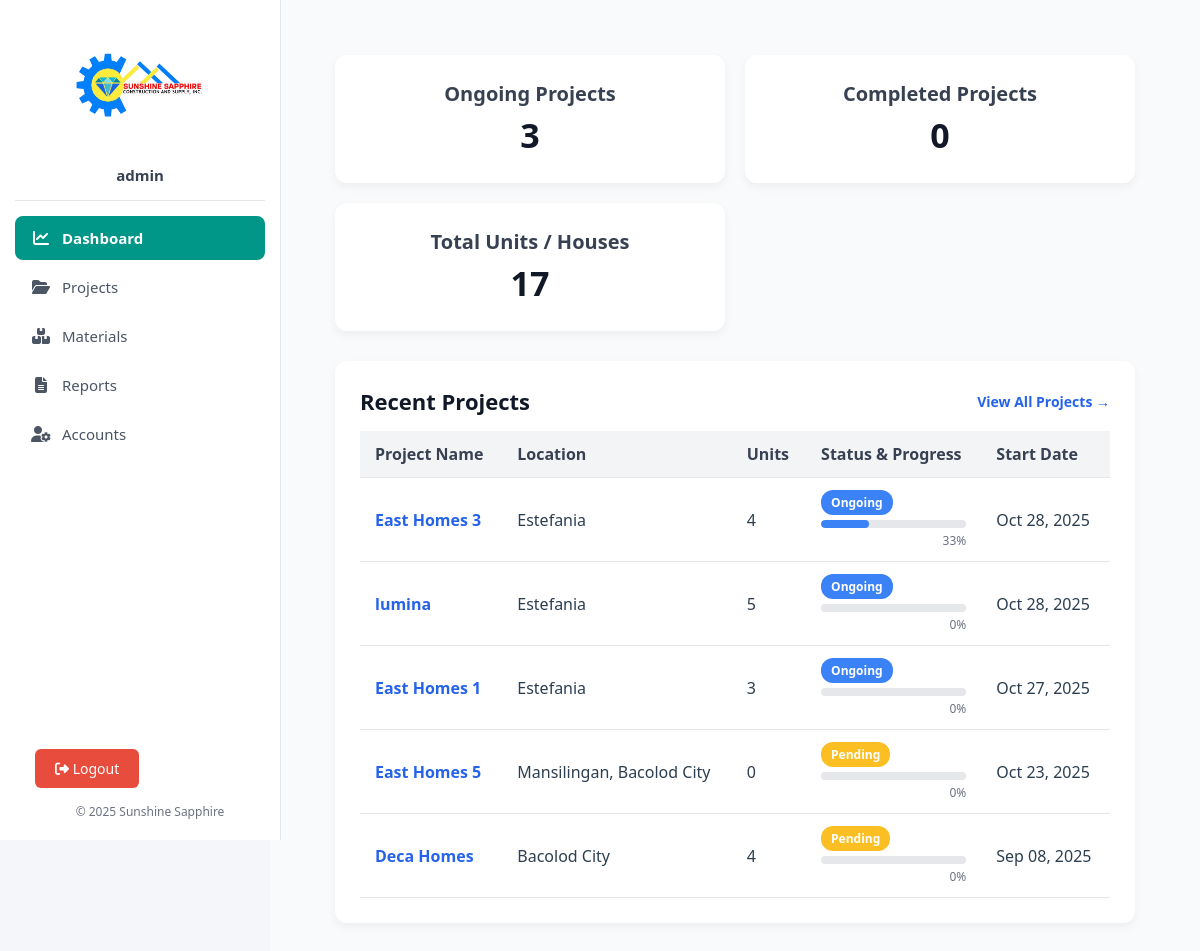
The page /dashboard.php (signed in) on the database as committed earlier.
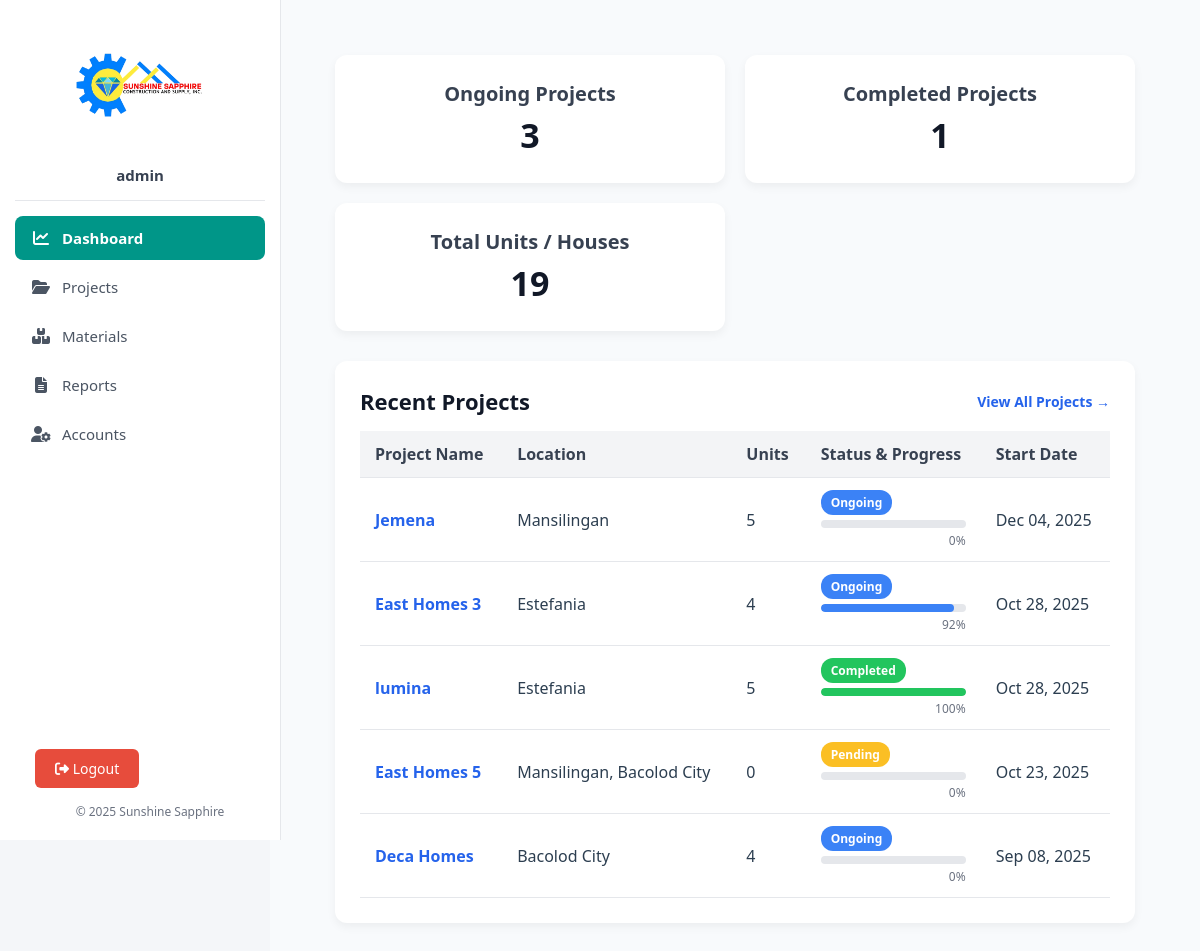
The same page on the database as committed later.
### tables this page shows
CREATE TABLE `projects` (
  `id` int(11) NOT NULL,
  `name` varchar(255) NOT NULL,
  `location` varchar(255) DEFAULT NULL,
  `units` int(11) NOT NULL,
  `progress` int(11) DEFAULT 0,
  `status` enum('Ongoing','Completed','Pending') NOT NULL DEFAULT 'Pending',
  `is_deleted` tinyint(1) DEFAULT 0,
  `deleted_at` datetime DEFAULT NULL,
  `created_at` timestamp NOT NULL DEFAULT current_timestamp(),
  `folder_path` varchar(255) DEFAULT NULL
);

### dashboard.php (the view, shortened to what this page needs)
<?php
require_once __DIR__ . '/includes/db.php';
$total_ongoing = $conn->query("SELECT COUNT(*) AS total FROM projects WHERE status = 'Ongoing'")->fetch_assoc()['total'];
$total_completed = $conn->query("SELECT COUNT(*) AS total FROM projects WHERE projects.status = 'Completed'")->fetch_assoc()['total'];
$total_units = $conn->query("SELECT COUNT(*) AS total FROM project_units")->fetch_assoc()['total'] ?? 0;
$query = "
    SELECT
        p.id,
        p.name,
        p.location,
        p.status,
        p.created_at,
        (SELECT COUNT(*) FROM project_units pu WHERE pu.project_id = p.id) AS unit_count,
        COALESCE((
            SELECT ROUND(AVG(pu.progress))
            FROM project_units pu
            WHERE pu.project_id = p.id
        ), 0) AS progress
    FROM projects p
    ORDER BY p.id DESC
    LIMIT 5
";
$projects = $conn->query($query);
require_once __DIR__ . '/includes/header.php';
?>
<div class="dashboard-container">
    <div class="stats-grid">
        <div class="stat-card">
            <h3>Ongoing Projects</h3>
            <p><?= $total_ongoing ?></p>
        </div>
        <div class="stat-card">
            <h3>Completed Projects</h3>
            <p><?= $total_completed ?></p>
        </div>
        <div class="stat-card">
            <h3>Total Units / Houses</h3>
            <p><?= $total_units ?></p>
        </div>
    </div>
    <div class="table-card">
        <div class="table-header">
            <h3>Recent Projects</h3>
            <a href="uploads/projects.php" class="view-all-link">View All Projects →</a>
        </div>
        <table class="table">
            <thead>
                <tr>
                    <th>Project Name</th>
                    <th>Location</th>
                    <th>Units</th>
                    <th>Status & Progress</th>
                    <th>Start Date</th>
                </tr>
            </thead>
            <tbody>
                <?php if ($projects->num_rows > 0): ?>
                    <?php while ($p = $projects->fetch_assoc()): ?>
                        <?php
                            $progress = intval($p['progress'] ?? 0);
                            $status = $p['status'];
                            if ($progress >= 100) {
                                $status = 'Completed';
                            }
                        ?>
                        <tr>
                            <td>
                                <a href="modules/view_project.php?id=<?= $p['id'] ?>"
                                   style="color:#2563eb;text-decoration:none;font-weight:600;">
                                   <?= htmlspecialchars($p['name']) ?>
                                </a>
                            </td>
                            <td><?= htmlspecialchars($p['location']) ?></td>
                            <td><?= (int)$p['unit_count'] ?></td>
                            <td>
                                <span class="status-badge <?= htmlspecialchars($status) ?>">
                                    <?= htmlspecialchars($status) ?>
                                </span>
                                <div class="progress-container">
                                    <div class="progress-bar <?= htmlspecialchars($status) ?>"
                                         style="width: <?= $progress ?>%;"></div>
                                </div>
                                <div class="progress-text"><?= $progress ?>%</div>
                            </td>
                            <td><?= date('M d, Y', strtotime($p['created_at'])) ?></td>
                        </tr>
                    <?php endwhile; ?>
                <?php else: ?>
                    <tr><td colspan="5" style="text-align:center;color:#6b7280;">No projects found.</td></tr>
                <?php endif; ?>
            </tbody>
        </table>
    </div>
</div>
</div>
</body>
</html>

### includes/header.php (shortened to what this page needs)
<?php
$basePath = (basename(dirname($_SERVER['PHP_SELF'])) === 'capstone') ? '' : '../';
?>
<!DOCTYPE html>
<html lang="en">
<head>
    <link href="https://cdnjs.cloudflare.com/ajax/libs/font-awesome/6.5.0/css/all.min.css" rel="stylesheet">
</head>
<body>
<div class="sidebar">
    <div class="sidebar-top">
        <a href="<?= $basePath ?>dashboard.php" class="logo-container">
            <img src="<?= $basePath ?>assets/images/Sunshine_Sapphire_Construction_and_Supply_Logo.png" alt="Sunshine Sapphire Logo">
        </a>
        <div class="user-info"><?= htmlspecialchars($_SESSION['user_role'] ?? 'User') ?></div>
        <div class="sidebar-divider"></div>
        <div class="sidebar-links">
            <a href="<?= $basePath ?>dashboard.php" class="<?= basename($_SERVER['PHP_SELF']) === 'dashboard.php' ? 'active' : '' ?>">
                <i class="fa-solid fa-chart-line"></i> Dashboard
            </a>
            <a href="<?= $basePath ?>uploads/projects.php" class="<?= basename($_SERVER['PHP_SELF']) === 'projects.php' ? 'active' : '' ?>">
                <i class="fa-solid fa-folder-open"></i> Projects
            </a>
            <a href="<?= $basePath ?>materials/materials.php" class="<?= basename($_SERVER['PHP_SELF']) === 'materials.php' ? 'active' : '' ?>">
                <i class="fa-solid fa-boxes-stacked"></i> Materials
            </a>
            <a href="<?= $basePath ?>reports/reports.php" class="<?= basename($_SERVER['PHP_SELF']) === 'reports.php' ? 'active' : '' ?>">
                <i class="fa-solid fa-file-lines"></i> Reports
            </a>
            <a href="<?= $basePath ?>auth/accounts.php" class="<?= basename($_SERVER['PHP_SELF']) === 'accounts.php' ? 'active' : '' ?>">
                <i class="fa-solid fa-user-gear"></i> Accounts
            </a>
        </div>
    </div>
    <div class="sidebar-bottom">
        <a href="<?= $basePath ?>auth/logout.php" class="logout-btn">
            <i class="fa-solid fa-right-from-bracket"></i> Logout
        </a>
        <footer>© <?= date('Y') ?> Sunshine Sapphire</footer>
    </div>
</div>
<div class="main-content">

### includes/header.php (style rules this page uses)
body { margin: 0; font-family: "Segoe UI", sans-serif; background-color: #f4f6f9; color: #2c3e50; }
.sidebar { position: fixed; left: 0; top: 0; width: 250px; height: 100vh; background-color: #ffffff; color: #2c3e50; padding: 20px 15px; display: flex; flex-direction: column; justify-content: space-between; border-right: 1px solid #e5e7eb; }
.sidebar-top { text-align: center; }
.logo-container { display: block; text-align: center; margin-bottom: 10px; }
.logo-container img { width: 130px; height: auto; }
.user-info { color: #374151; font-weight: 600; font-size: 15px; margin-top: 8px; }
.sidebar-divider { height: 1px; background-color: #e5e7eb; margin: 15px 0; }
.sidebar-links { flex-grow: 1; }
.sidebar-links a { display: flex; align-items: center; gap: 10px; padding: 12px 15px; color: #4b5563; text-decoration: none; border-radius: 8px; margin-bottom: 5px; font-size: 15px; transition: background 0.3s, color 0.3s; }
.sidebar-links a.active { background-color: #009688; color: #ffffff; font-weight: 600; }
.sidebar-links i { width: 22px; text-align: center; font-size: 16px; }
.sidebar-bottom { text-align: left; margin-top: auto; padding-left: 20px; }
.logout-btn { display: inline-block; background-color: #e74c3c; color: #fff; padding: 10px 20px; border-radius: 6px; font-size: 14px; border: none; text-decoration: none; transition: background 0.3s; }
.main-content { margin-left: 270px; padding: 30px 40px; background-color: #f8fafc; min-height: 100vh; }
footer { text-align: center; font-size: 12px; color: #6b7280; padding-top: 15px; }

### dashboard.php (style rules this page uses)
.dashboard-container { padding: 25px; background-color: #f8fafc; min-height: 100vh; }
.stats-grid { display: grid; grid-template-columns: repeat(auto-fit, minmax(260px, 1fr)); gap: 20px; margin-bottom: 30px; }
.stat-card { background: #fff; border-radius: 12px; padding: 25px 30px; box-shadow: 0 4px 10px rgba(0,0,0,0.05); text-align: center; transition: transform 0.2s; }
.stat-card h3 { margin: 0; font-size: 20px; color: #374151; }
.stat-card p { font-size: 34px; font-weight: 700; margin: 5px 0 0; color: #111827; }
.table-card { background: #fff; border-radius: 12px; padding: 25px; box-shadow: 0 4px 10px rgba(0,0,0,0.05); }
.table-header { display: flex; justify-content: space-between; align-items: center; margin-bottom: 15px; }
.table-header h3 { font-size: 22px; font-weight: 700; color: #111827; margin: 0; }
.view-all-link { color: #2563eb; font-weight: 600; text-decoration: none; font-size: 14px; transition: color 0.2s ease; }
.table { width: 100%; border-collapse: collapse; }
.table th, .table td { padding: 12px 15px; text-align: left; border-bottom: 1px solid #e5e7eb; }
.table th { background-color: #f3f4f6; font-weight: 600; color: #374151; }
.status-badge { padding: 4px 10px; border-radius: 12px; font-size: 12px; color: #fff; font-weight: 600; }
.status-badge.Pending { background-color: #fbbf24; }
.status-badge.Ongoing { background-color: #3b82f6; }
.status-badge.Completed { background-color: #22c55e; }
.progress-container { margin-top: 8px; width: 100%; height: 8px; background-color: #e5e7eb; border-radius: 6px; overflow: hidden; }
.progress-bar { height: 100%; border-radius: 6px; transition: width 0.4s ease-in-out; }
.progress-bar.Ongoing { background-color: #3b82f6; }
.progress-bar.Completed { background-color: #22c55e; }
.progress-text { font-size: 12px; color: #6b7280; text-align: right; margin-top: 4px; }

Rows that differ between the two databases and show on the page:
removed projects: name "East Homes 1", location "Estefania", unit_count "3", status "Ongoing", progress "0", created_at "Oct 27, 2025"
added projects: name "Jemena", location "Mansilingan", unit_count "5", status "Ongoing", progress "0", created_at "Dec 04, 2025"
changed projects "East Homes 3": $progress 33 → 92 (drawn); progress "33" → "92"
changed projects "lumina": status "Ongoing" → "Completed"; progress "0" → "100"
changed projects "Deca Homes": status "Pending" → "Ongoing"
Other text that changed with them:
$total_completed: "0" → "1"
$total_units: "17" → "19"
